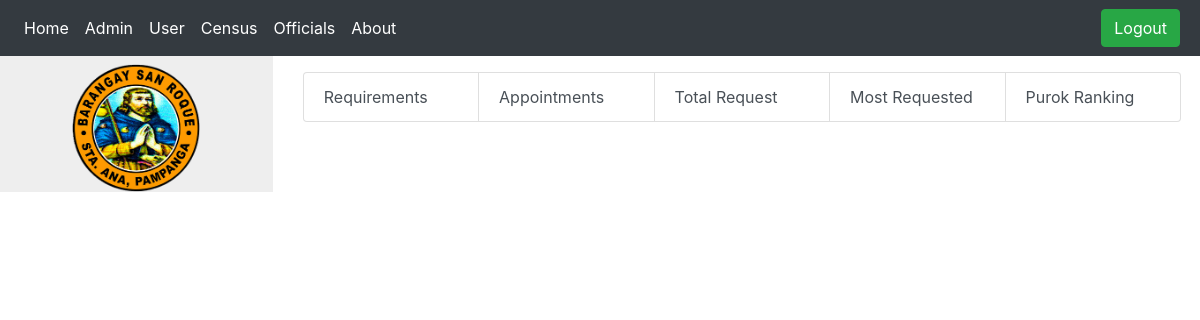
Before: /admin/admin.php?success=loggedin (signed in) with the older database file.
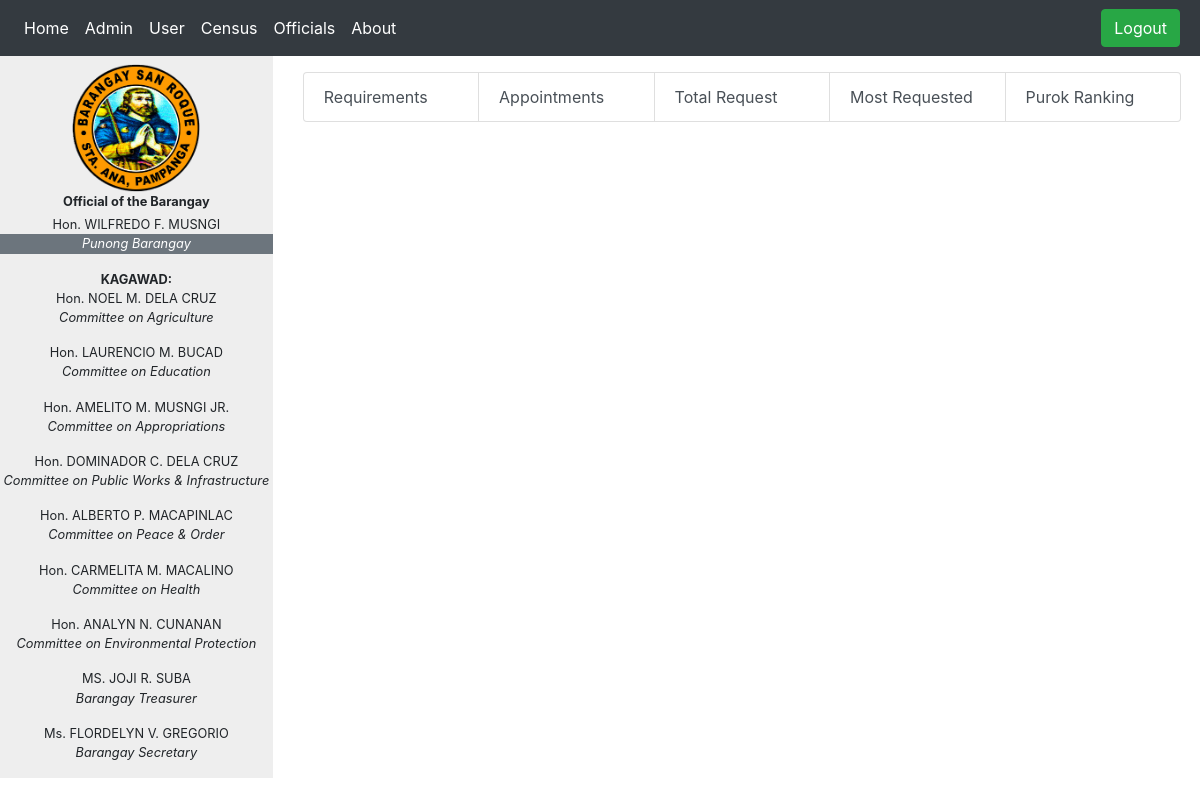
After: the same page with the newer database file.
### tables this page shows
CREATE TABLE `officials` (
  `id` int(11) NOT NULL,
  `chairman` varchar(255) NOT NULL,
  `agriculture` varchar(255) NOT NULL,
  `education` varchar(255) NOT NULL,
  `appropriations` varchar(255) NOT NULL,
  `infrastructure` varchar(255) NOT NULL,
  `peace` varchar(255) NOT NULL,
  `health` varchar(255) NOT NULL,
  `protection` varchar(255) NOT NULL,
  `treasurer` varchar(255) NOT NULL,
  `secretary` varchar(255) NOT NULL
);

### includes/admin/contents/officials.php
<?php
$mysqli = new mysqli('localhost', 'root', '', 'brgydb') or die(mysqli_error($mysqli));
$result = $mysqli->query("SELECT * FROM officials") or die($mysqli->error);
?>
<div class="col-3">
  <div class="official overflow-auto pt-2  text-center " style="background-color: #eee; height:100%; font-size: 0.8rem;">
    <img src="../includes/img/logo.png" class="img-fluid" alt="..." style="width:8rem; height:8rem">
    <?php
    while ($row = $result->fetch_assoc()) :
    ?>
      <p class="mb-1" style="font-weight: bold;">Official of the Barangay</p>
      <p class="mb-0"><?php echo $row['chairman']; ?></p>
      <p class="bg-secondary text-white" style="font-style: italic;">Punong Barangay</p>
      <p class="mb-0" style="font-weight: bold;">KAGAWAD:</p>
      <p class="mb-0"><?php echo $row['agriculture']; ?></p>
      <p style="font-style: italic;">Committee on Agriculture</p>
      <p class="mb-0"><?php echo $row['education']; ?></p>
      <p style="font-style: italic;">Committee on Education</p>
      <p class="mb-0"><?php echo $row['appropriations']; ?></p>
      <p style="font-style: italic;">Committee on Appropriations</p>
      <p class="mb-0"><?php echo $row['infrastructure']; ?></p>
      <p style="font-style: italic;">Committee on Public Works & Infrastructure</p>
      <p class="mb-0"><?php echo $row['peace']; ?></p>
      <p style="font-style: italic;">Committee on Peace & Order</p>
      <p class="mb-0"><?php echo $row['health']; ?></p>
      <p style="font-style: italic;">Committee on Health</p>
      <p class="mb-0"><?php echo $row['protection']; ?></p>
      <p style="font-style: italic;">Committee on Environmental Protection</p>
      <p class="mb-0"><?php echo $row['treasurer']; ?></p>
      <p style="font-style: italic;">Barangay Treasurer</p>
      <p class="mb-0"><?php echo $row['secretary']; ?></p>
      <p style="font-style: italic;">Barangay Secretary</p>
    <?php endwhile; ?>
  </div>
</div>

Changed rows visible on the page:
added officials: chairman "Hon. WILFREDO F. MUSNGI", agriculture "Hon. NOEL M. DELA CRUZ", education "Hon. LAURENCIO M. BUCAD", appropriations "Hon. AMELITO M. MUSNGI JR.", infrastructure "Hon. DOMINADOR C. DELA CRUZ", peace "Hon. ALBERTO P. MACAPINLAC", health "Hon. CARMELITA M. MACALINO", protection "Hon. ANALYN N. CUNANAN", treasurer "MS. JOJI R. SUBA", secretary "Ms. FLORDELYN V. GREGORIO"
